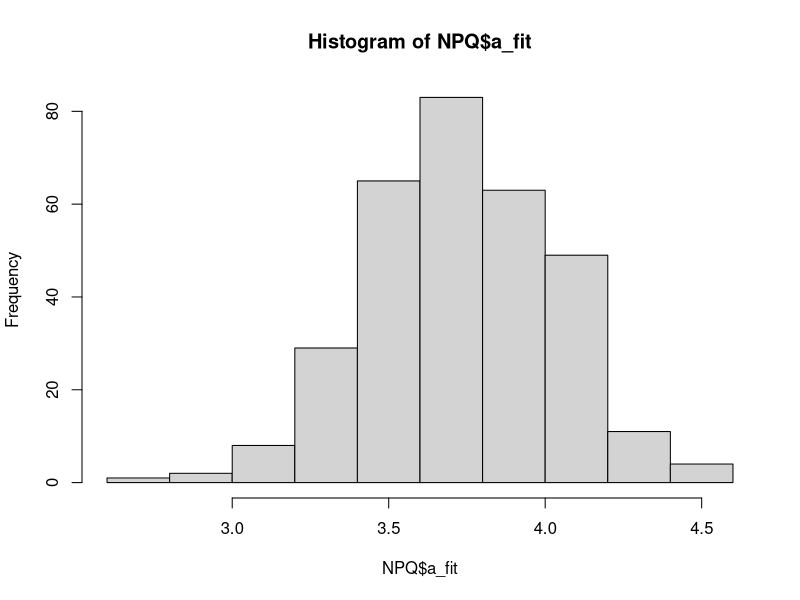
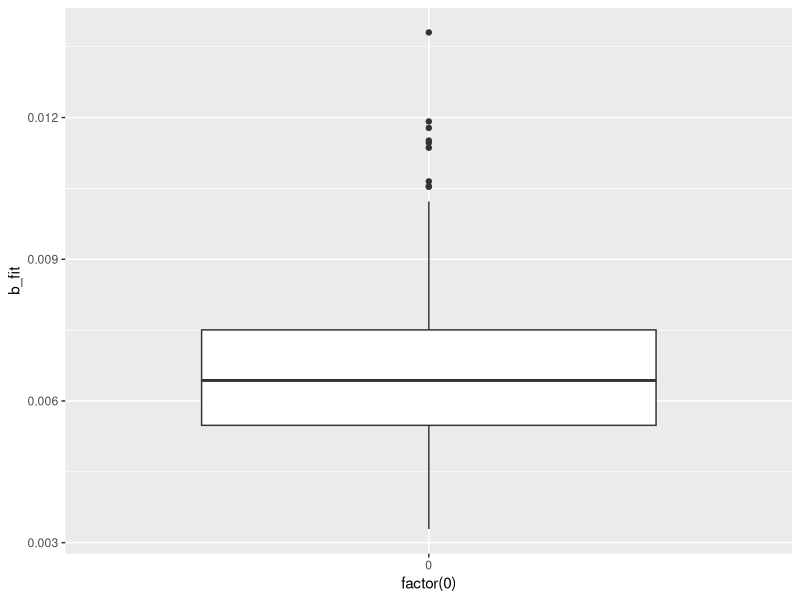
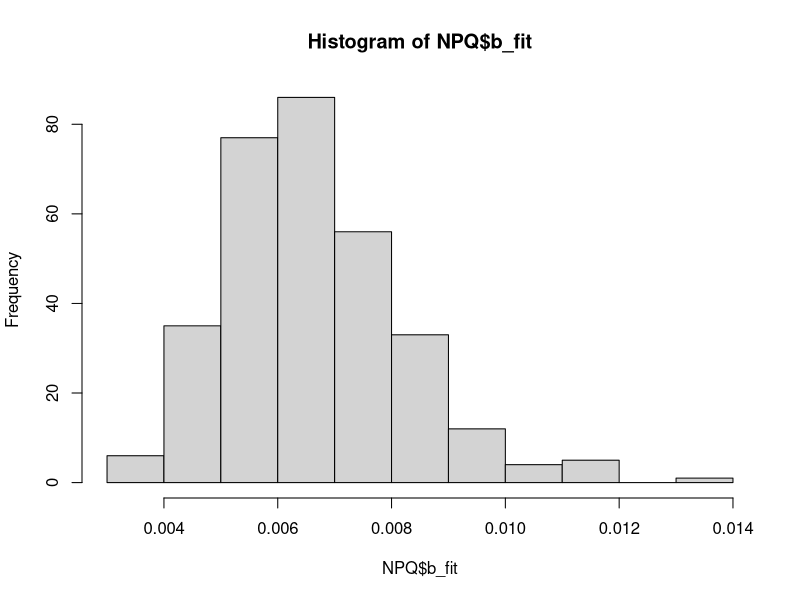
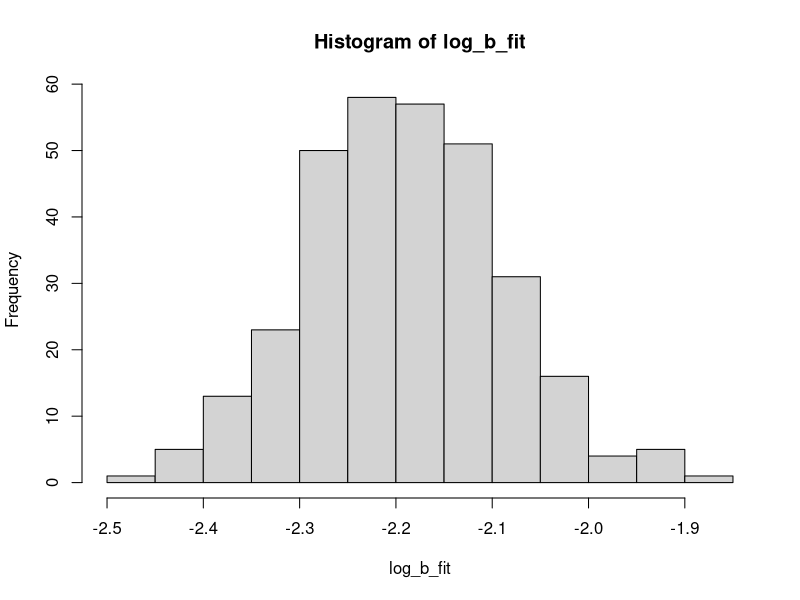
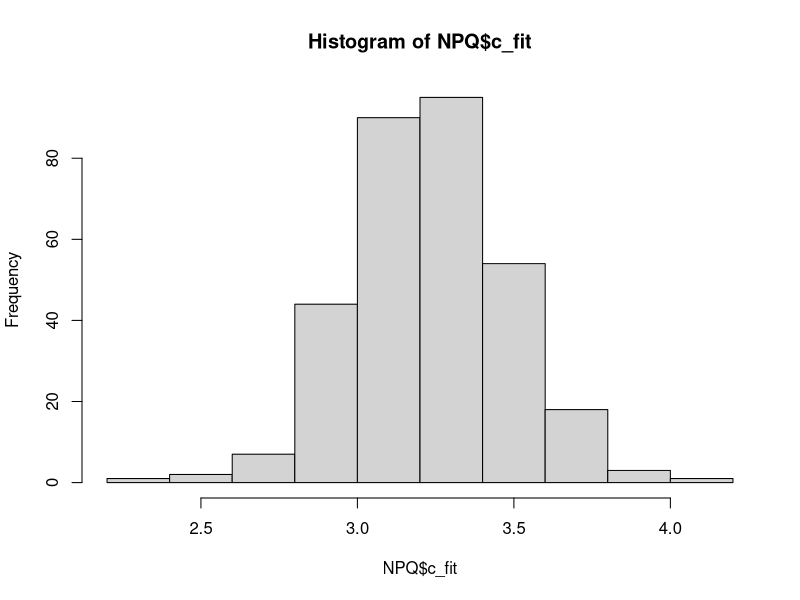
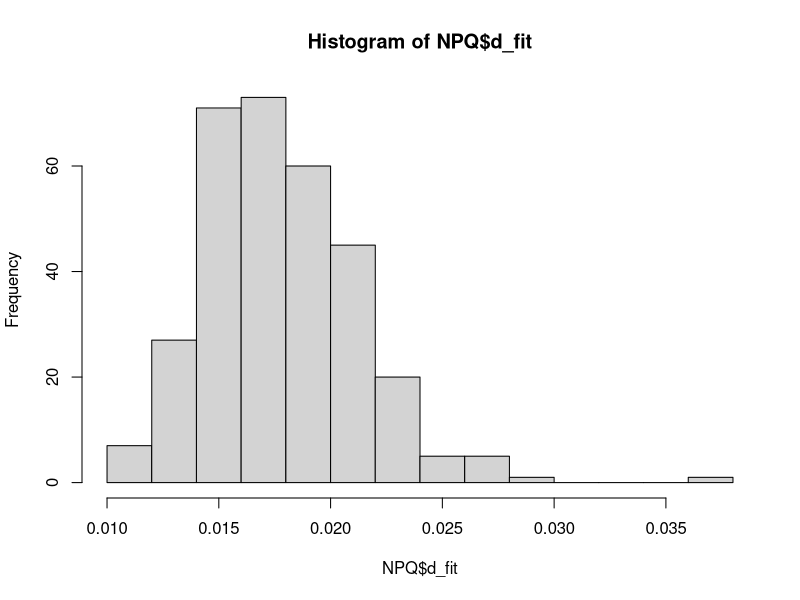
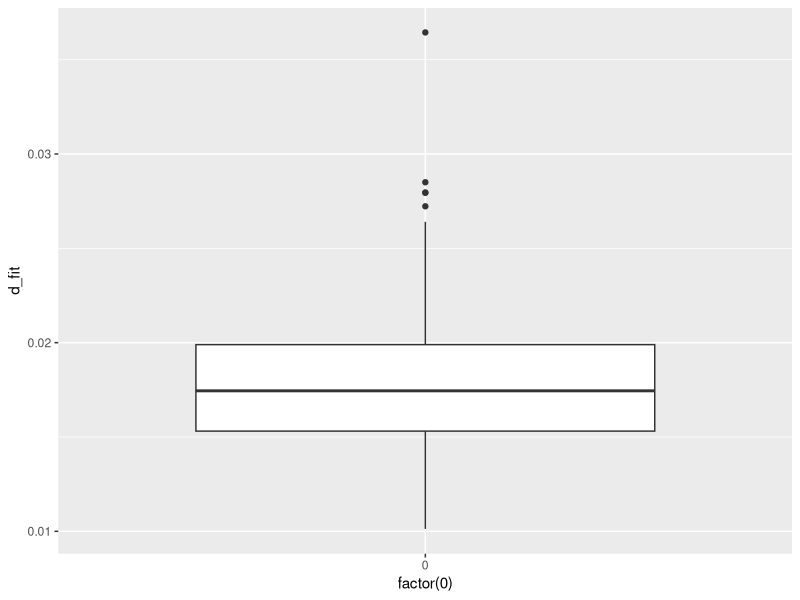
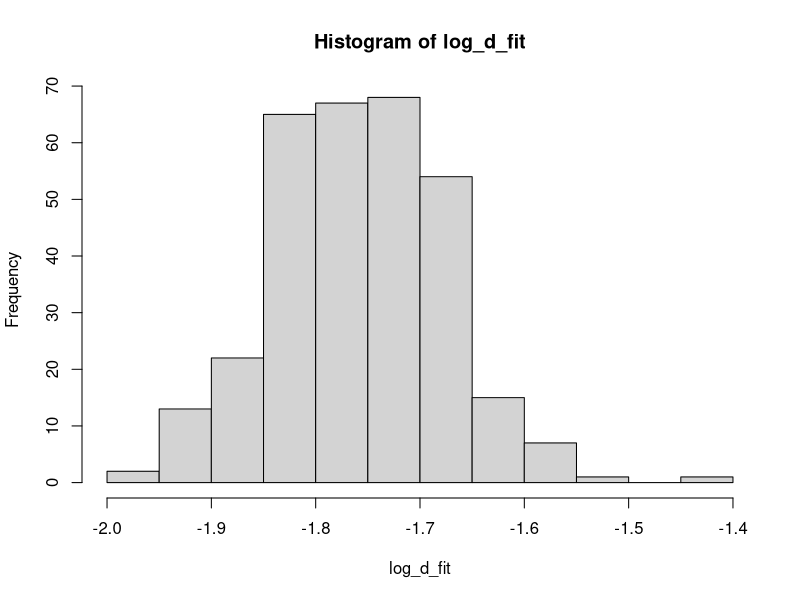

These charts were generated, in order, by the following R code:
#set working directory ----

setwd("~/Library/CloudStorage/OneDrive-UniversityofCambridge/MPhil/GitLink/Final Scripts Output")

#get packages ----

library(ggplot2)
library(readxl)
library(dplyr)
library(corrplot)
library(ggpubr)
library(Hmisc)

#get data ---- 

all_blues <- read.csv("all_blues.csv")
all_blues <- all_blues[,-1]

#testing for normality of NPQ parameters ----

NPQ <- all_blues[c(1,14:25)]
NPQ <- na.omit(NPQ)

hist(NPQ$a_fit)
shapiro.test(NPQ$a_fit) #normally distributed 

shapiro.test(NPQ$b_fit) #not normally distributed
ggplot(data=NPQ, aes(x=factor(0), y=b_fit)) + geom_boxplot()
hist(NPQ$b_fit)

log_b_fit <- log10(NPQ$b_fit)
hist(log_b_fit)
shapiro.test(log_b_fit) #now normally distributed 

NPQ <- NPQ[,-c(3,7,8,9,13)]
NPQ$log_b_fit <- log_b_fit

hist(NPQ$c_fit) 
shapiro.test(NPQ$c_fit) #normally distributed

shapiro.test(NPQ$d_fit) #not normally distributed 
hist(NPQ$d_fit)
ggplot(data=NPQ, aes(x=factor(0), y=d_fit)) + geom_boxplot()

log_d_fit <- log10(NPQ$d_fit)
hist(log_d_fit)
shapiro.test(log_d_fit) #now normally distributed

NPQ <- NPQ[,-4]
NPQ$log_d_fit <- log_d_fit

hist(NPQ$e_fit)
shapiro.test(NPQ$e_fit) #not normally distributed

log_e_fit <- log10(NPQ$e_fit)
hist(log_e_fit)
shapiro.test(log_e_fit) #now normally distributed

NPQ <- NPQ[,-4]
NPQ$log_e_fit <- log_e_fit

hist(NPQ$end_NPQ)
shapiro.test(NPQ$end_NPQ) #not normally distributed

log_end_NPQ <- log10(NPQ$end_NPQ)
hist(log_end_NPQ)
shapiro.test(log_end_NPQ) #now normally distributed 

NPQ <- NPQ[,-4]
NPQ$log_end_NPQ <- log_end_NPQ

hist(NPQ$max_amp)
shapiro.test(NPQ$max_amp) #normally distributed

hist(NPQ$gradient)
shapiro.test(NPQ$gradient) #normally distributed 

NPQ <- NPQ[,c(1,2,6,3,7,8,4,5,9)]

#NPQ correlation plot ----

names(NPQ)[2] <- "a_induction"
names(NPQ)[3] <- "log10(b_induction)"
names(NPQ)[4] <- "a_relaxation"
names(NPQ)[5] <- "log10(b_relaxation)"
names(NPQ)[6] <- "log10(c_relaxation)"
names(NPQ)[9] <- "log10(end_NPQ)" 

NPQ <- NPQ[,-8]

corrplot(cor(NPQ[,c(2:8)]), type = "upper", diag = FALSE, method = "circle", title = "NPQ Parameter Correlations", mar=c(0,0,1,0))

rcorr(as.matrix(NPQ[,2:8]))

cor.test(NPQ$a_induction, NPQ$`log10(b_induction)`, method = "pearson")

#ACi parameters: test for normality ----

aci_accessions <- all_blues[,1:13]

aci_accessions <- na.omit(aci_accessions)

hist(aci_accessions$days_to_heading)
shapiro.test(aci_accessions$days_to_heading) #not normally distributed --> log transformation doesn't make it normal so leave out of plot?

hist(aci_accessions$SLA)
shapiro.test(aci_accessions$SLA) #normally distributed 

hist(aci_accessions$mean_Asat)
shapiro.test(aci_accessions$mean_Asat) #normally distributed 

hist(aci_accessions$mean_gs_Asat)
shapiro.test(aci_accessions$mean_gs_Asat) #normally distributed 

hist(aci_accessions$mean_Alow)
shapiro.test(aci_accessions$mean_Alow) #normally distributed

hist(aci_accessions$mean_gs_Alow)
shapiro.test(aci_accessions$mean_gs_Alow) #normally distributed 

hist(aci_accessions$Jmax)
shapiro.test(aci_accessions$Jmax) #normally distributed

hist(aci_accessions$Vcmax)
shapiro.test(aci_accessions$Vcmax) #normally distributed 

hist(aci_accessions$asat)
shapiro.test(aci_accessions$Vcmax) #normally distributed

hist(aci_accessions$gs)
shapiro.test(aci_accessions$gs) #normally distributed

hist(aci_accessions$iWUE)
shapiro.test(aci_accessions$iWUE) #normally distributed

hist(aci_accessions$sl)
shapiro.test(aci_accessions$sl) #normally distributed 

aci_accessions <- aci_accessions[,-c(14:25)]

#correlation plots and tests for aci accessions ----

names(aci_accessions)[4] <- "high light A"
names(aci_accessions)[5] <- "high light gs"
names(aci_accessions)[6] <- "low light A"
names(aci_accessions)[7] <- "low light gs"
names(aci_accessions)[10] <- "Asat"

aci_matrix <- cor.mtest(aci_accessions[,3:13], conf.level = 0.95)

corrplot(cor(aci_accessions[,c(3:13)]), p.mat = aci_matrix$p, sig.level = 0.05, type = "upper", 
         diag = FALSE, method = "circle", title = "Parameter Correlations for A-Ci Accessions", mar=c(0,0,1,0)) #get crosses for non-significant interactions

rcorr(as.matrix(aci_accessions[,3:13]))

test <- merge(aci_accessions, NPQ, by = "Genotype")

test_matrix <- cor.mtest(test[,3:20], conf.level = 0.95)

corrplot(cor(test[,c(3:20)]), p.mat = test_matrix$p, sig.level = 0.05, type = "upper", 
         diag = FALSE, method = "circle", title = "Parameter Correlations for A-Ci Accessions", mar=c(0,0,1,0)) #get crosses for non-significant interactions
